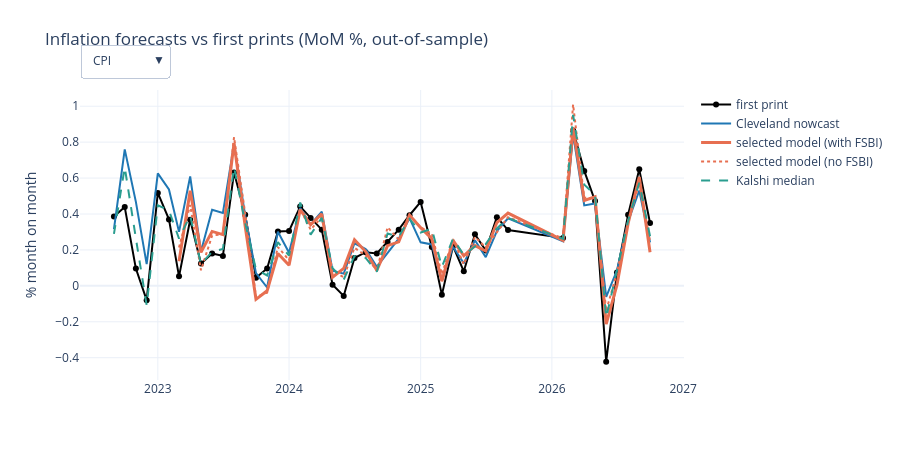

Notebook source saved alongside this figure:
### Markdown cell above
## 5. Interactive dashboard

One self-contained Plotly page, written to `processed/fsbi_dashboard.html` (open it in any browser; no server needed), with four views:

1. **Forecasts vs actuals** for each target, with the Cleveland nowcast and Kalshi (dropdown), followed by the **model score table** per target.
2. **Feature importance**: the top features for each target under any view (overall, online-selected, or a single model such as Lasso), coloured by block, and the split of each model's importance across blocks.
3. **FSBI explorer**: sales, transactions and ticket for any sector, sub-sector or region (dropdown), and a map of the latest state sales growth.
4. **Strategy performance**: cumulative net return of every strategy, toggled by family.
5. **Leaderboard** table.

This page is a snapshot with dropdown filters only. The full interactive dashboard (FSBI trends, inflation predictions, trading results with drill-down and Monte Carlo, FSBI correlations) is the Streamlit app fed by section 7 at the end of the notebook.

### Code cell
try:
    import plotly.graph_objects as go
    import plotly.io as pio
    HAVE_PLOTLY = True
except ImportError:
    HAVE_PLOTLY = False; print("plotly is not installed (pip install plotly): the dashboard is skipped, the CSV exports are still written.")

def dropdown(fig, groups, title):
    """groups: {label: [trace indices]}; adds a dropdown that shows one group at a time."""
    n = len(fig.data)
    fig.update_layout(title=title, template="plotly_white", height=460, margin=dict(t=90),
                      updatemenus=[dict(x=0, y=1.16, xanchor="left", buttons=[dict(label=lab, method="update", args=[{"visible": [i in idx for i in range(n)]}]) for lab, idx in groups.items()])])
    first = next(iter(groups.values()))
    for i, tr in enumerate(fig.data):
        tr.visible = i in first
    return fig

if HAVE_PLOTLY:
    figs = []
    # 1. forecasts vs actuals
    fig, groups = go.Figure(), {}
    for k in TARGETS:
        f = OOS[k]; start = len(fig.data)
        fig.add_scatter(x=f.index, y=f.actual, name="first print", mode="lines+markers", line=dict(color="black"))
        fig.add_scatter(x=f.index, y=f.Anchor, name="Cleveland nowcast", line=dict(color="#1f77b4"))
        fig.add_scatter(x=SEL[k].index, y=SEL[k], name="selected model (with FSBI)", line=dict(color="#e76f51", width=3))
        fig.add_scatter(x=SEL_NOFSBI[k].index, y=SEL_NOFSBI[k], name="selected model (no FSBI)", line=dict(color="#e76f51", dash="dot"))
        if "Kalshi" in f:
            fig.add_scatter(x=f.index, y=f.Kalshi, name="Kalshi median", line=dict(color="#2a9d8f", dash="dash"))
        groups[LABEL[k]] = list(range(start, len(fig.data)))
    figs.append(dropdown(fig, groups, "Inflation forecasts vs first prints (MoM %, out-of-sample)").update_yaxes(title="% month on month"))
    # 1b. model scores (R2 = 1 - SSE/SST; negative means worse than the mean of the prints)
    fig, groups = go.Figure(), {}
    for k in TARGETS:
        t_ = ZOO_TAB.loc[LABEL[k]].round(3).reset_index().rename(columns={"index": "model"})
        fig.add_trace(go.Table(header=dict(values=list(t_.columns), fill_color="#264653", font=dict(color="white", size=11), align="left"), cells=dict(values=[t_[c] for c in t_.columns], align="left", font=dict(size=10), height=22)))
        groups[LABEL[k]] = [len(fig.data) - 1]
    figs.append(dropdown(fig, groups, "Model scores, out-of-sample (RMSE and MAE in pp; R2 = 1 - SSE/SST, can be negative; ratio below 1 beats the nowcast)").update_layout(height=430))
    # 1c. feature importance: overall, online-selected and per model, for each target
    fig, groups = go.Figure(), {}
    for k in TARGETS:
        for view in IMP_VIEWS:
            s = IMP[k][view].sort_values(ascending=False).head(15)[::-1]; s = s[s > 0]
            blocks = [BLOCK_NAME[BLOCK_OF.get(c, "mac")] for c in s.index]
            fig.add_bar(x=100 * s.values, y=list(s.index), orientation="h", marker_color=[BLOCK_COLOR[b] for b in blocks], customdata=blocks, hovertemplate="%{y}: %{x:.1f}%<br>%{customdata}<extra></extra>", showlegend=False)
            groups[f"{LABEL[k]} | {view}"] = [len(fig.data) - 1]
    f_imp = dropdown(fig, groups, "Feature importance: share of each model's permutation importance (top 15)").update_layout(height=520).update_xaxes(title="share of importance (%)")
    for b, c in BLOCK_COLOR.items():                         # colour key
        f_imp.add_bar(x=[None], y=[None], marker_color=c, name=b, showlegend=True)
    for btn in f_imp.layout.updatemenus[0].buttons:
        btn.args[0]["visible"] = list(btn.args[0]["visible"]) + [True] * len(BLOCK_COLOR)
    figs.append(f_imp)
    fig = go.Figure(); n_v = len(IMP_VIEWS); groups = {}
    for k in TARGETS:
        start = len(fig.data)
        for b, c in BLOCK_COLOR.items():
            fig.add_bar(y=IMP_VIEWS[::-1], x=100 * BLOCK_SHARE[k][b].values[::-1], orientation="h", name=b, marker_color=c)
        groups[LABEL[k]] = list(range(start, len(fig.data)))
    figs.append(dropdown(fig, groups, "Where each model's signal comes from: importance by feature block (%)").update_layout(barmode="stack", height=460).update_xaxes(title="share of importance (%)"))
    # 2. FSBI explorer + state map
    fig, groups = go.Figure(), {}
    for lvl in ("national", "sector", "subsector", "region"):
        for e in FSBI[lvl]["sales"].columns:
            start = len(fig.data)
            for m, c in (("sales", "#e76f51"), ("txn", "#4c78a8"), ("ticket", "#2a9d8f")):
                s = FSBI[lvl][m][e]; fig.add_scatter(x=s.index, y=100 * s / s.dropna().iloc[0], name={"sales": "sales", "txn": "transactions", "ticket": "ticket (sales / txn)"}[m], line=dict(color=c))
            groups[f"{lvl}: {e}"] = list(range(start, len(fig.data)))
    figs.append(dropdown(fig, groups, "FSBI explorer: index levels rebased to 100").update_yaxes(title="index"))
    yoy = g("state", "sales", 12).dropna(how="all").iloc[-1]
    figs.append(go.Figure(go.Choropleth(locations=yoy.index, z=yoy.values, locationmode="USA-states", colorscale="RdYlGn", zmid=0, colorbar_title="% YoY"))
                .update_layout(title=f"FSBI sales growth by state, year on year, {g('state', 'sales', 12).dropna(how='all').index[-1]:%B %Y}", geo_scope="usa", height=460, template="plotly_white"))
    # 3. strategies
    fig, groups = go.Figure(), {"All families": []}
    for n in BOARD.index:
        m = to_monthly(STRATS[n]["daily"]); fam = BOARD.at[n, "family"]
        gr = growth(m); fig.add_scatter(x=gr.index, y=gr.values, name=f"{n[:60]} (Sharpe {BOARD.at[n, 'Sharpe']:.2f})")
        groups["All families"].append(len(fig.data) - 1); groups.setdefault(fam, []).append(len(fig.data) - 1)
    for c in PORT:
        fig.add_scatter(x=PORT.index, y=(1 + PORT[c].fillna(0)).cumprod(), name=c, line=dict(color="black", width=3, dash="dash" if "Family" in c else "solid"))
        groups["All families"].append(len(fig.data) - 1); groups.setdefault("Combined portfolios", []).append(len(fig.data) - 1)
    figs.append(dropdown(fig, groups, "Strategy performance: growth of $1, net of costs").update_layout(height=560, legend=dict(font=dict(size=9))))
    # 4. leaderboard
    cols = ["family", "trades", "ROI (%)", "ann. return (%)", "ann. vol (%)", "Sharpe", "Sortino", "max DD (%)", "trade win rate", "bootstrap p", "Holm p", "reality-check p", "placebo p"]
    tb = BOARD[cols].round(3).reset_index().rename(columns={"index": "strategy"})
    figs.append(go.Figure(go.Table(header=dict(values=list(tb.columns), fill_color="#264653", font=dict(color="white", size=11), align="left"),
                                   cells=dict(values=[tb[c] for c in tb.columns], align="left", font=dict(size=10), height=24)))
                .update_layout(title="Leaderboard (ranked by Sharpe; trust the Holm and reality-check p-values)", height=120 + 26 * len(tb), margin=dict(l=10, r=10)))
    html = ["<html><head><meta charset='utf-8'><title>FSBI dashboard</title></head><body style='font-family:sans-serif;max-width:1250px;margin:auto'>",
            f"<h1>FSBI: inflation forecasts and trading strategies</h1><p>Generated {pd.Timestamp.now():%Y-%m-%d}. FSBI data through {IDX.max():%B %Y}; evaluation ends before {EVAL_END:%B %Y}"
            f"{'' if RUN_HOLDOUT else ' (holdout untouched)'}. Research tool, not investment advice.</p>"]
    html += [pio.to_html(f, full_html=False, include_plotlyjs="cdn" if i == 0 else False) for i, f in enumerate(figs)] + ["</body></html>"]
    (PROC / "fsbi_dashboard.html").write_text("\n".join(html), encoding="utf-8")
    print("dashboard written:", (PROC / "fsbi_dashboard.html").resolve())
    figs[0].show()

# exports: everything a BI tool or the final report needs
pd.concat({LABEL[k]: OOS[k].assign(selected=SEL[k], selected_no_fsbi=SEL_NOFSBI[k]) for k in TARGETS}, names=["target", "ref_month"]).to_csv(PROC / "forecasts_oos.csv")
M.rename_axis("month").to_csv(PROC / "strategy_monthly_returns.csv"); BOARD.rename_axis("strategy").to_csv(PROC / "leaderboard.csv")
ZOO_TAB.rename_axis(["target", "model"]).to_csv(PROC / "model_scores.csv"); ABLATION.to_csv(PROC / "fsbi_ablation.csv"); CURRENT.rename_axis("target").to_csv(PROC / "current_forecast.csv")
print("exports written to", PROC.resolve(), ":", sorted(p.name for p in PROC.glob("*.csv")))
